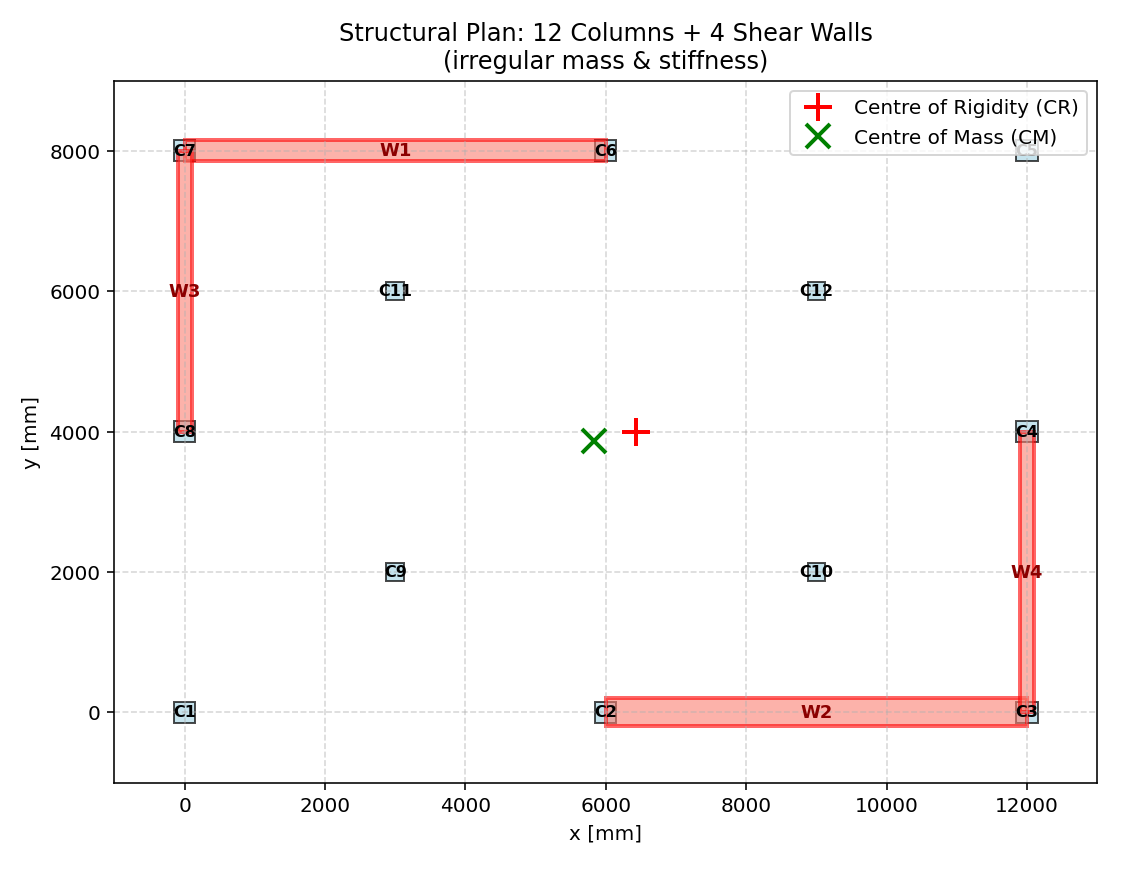

Write Python code to recreate this figure.
def PLAN_IRREGULARITY_MASS_STIFFNESS_ANALYSIS_FUN(storey_height=3000.0):
    """
    Plan irregularity analysis for a one‑storey structure with mass and stiffness
    irregularities, using a stiffness‑transformation analogy.

    The method treats each vertical element (column or shear wall) as a "fibre"
    whose transformed property is its lateral stiffness.  The centre of rigidity
    (elastic centroid) is the stiffness‑weighted centre, and the torsional
    stiffness about that point is the polar moment of the stiffness distribution.

    Input:
        storey_height : height of columns/walls [mm] (default 3000)

    Internal data (12 columns + 4 shear walls):
        Columns:  [x, y, b, h, E, mass]   (b,h = cross‑section dimensions [mm])
        Shear walls: [x, y, length, thickness, E, mass, orientation]
                      orientation = 0 → wall length along x (resists y‑loading)
                      orientation = 1 → wall length along y (resists x‑loading)

    Returns:
        x_CR, y_CR          : centre of rigidity coordinates [mm]
        x_CM, y_CM          : centre of mass coordinates [mm]
        Kx_tot, Ky_tot      : total translational stiffness in x and y [N/mm]
        K_tors              : torsional stiffness about CR [N·mm/rad]
        M_tot               : total mass [kg]

    THIS PYTHON SCRIPT WRITTEN BY SALAR DELAVAR GHASHGHAEI (QASHQAI)
    """
    import numpy as np
    import matplotlib.pyplot as plt
    from matplotlib.patches import Rectangle

    L = storey_height                    # column/wall height [mm]

    # ==================== INPUT DATA ====================
    # 12 columns: [x_cent, y_cent, width b, height h, E, mass]   (mm, N/mm², kg)
    columns = np.array([
        [   0,    0, 300, 300, 25000, 800],   # C1  corner
        [6000,    0, 300, 300, 25000, 1000],  # C2
        [12000,   0, 300, 300, 25000, 1100],  # C3
        [12000,4000, 300, 300, 25000, 900],   # C4
        [12000,8000, 300, 300, 25000, 145],   # C5
        [6000, 8000, 300, 300, 25000, 920],   # C6
        [   0, 8000, 300, 300, 25000, 850],   # C7
        [   0, 4000, 300, 300, 25000, 800],   # C8
        [3000, 2000, 250, 250, 30000,1100],   # C9  interior heavier + stiffer
        [9000, 2000, 250, 250, 30000,1200],   # C10
        [3000, 6000, 250, 250, 30000,1800],   # C11
        [9000, 6000, 250, 250, 30000,1200],   # C12
    ])

    # 4 shear walls: [x_cent, y_cent, length, thickness, E, mass, orientation]
    shear_walls = np.array([
        [3000, 8000, 6000, 300, 28000, 2000, 0],         # W1: along x, resists y
        [9000, 0.0, 6000, 400, 28000, 2000, 0],          # W2: along x, resists y
        [0.0, 6000, 4000.0, 200, 28000, 2000, 1],        # W3: along y, resists x
        [12000.0, 2000.0, 4000.0, 200, 28000, 2000, 1],  # W4: along y, resists x
    ])

    # ==================== STIFFNESS CALCULATION ====================
    # For a fixed‑fixed column/wall: k = 12 E I / L^3

    # Columns
    col_x = columns[:,0]; col_y = columns[:,1]
    col_b = columns[:,2]; col_h = columns[:,3]
    col_E = columns[:,4]; col_mass = columns[:,5]
    Ix_col = (col_b * col_h**3) / 12   # bending about x‑axis -> resists y
    Iy_col = (col_h * col_b**3) / 12   # bending about y‑axis -> resists x
    Kx_col = 12 * col_E * Iy_col / L**3
    Ky_col = 12 * col_E * Ix_col / L**3

    # Shear walls
    wall_x = shear_walls[:,0]; wall_y = shear_walls[:,1]
    wall_L = shear_walls[:,2]; wall_t = shear_walls[:,3]
    wall_E = shear_walls[:,4]; wall_mass = shear_walls[:,5]
    wall_orient = shear_walls[:,6].astype(int)

    Kx_wall = np.zeros(len(shear_walls))
    Ky_wall = np.zeros(len(shear_walls))
    for i in range(len(shear_walls)):
        Lw = wall_L[i]; t = wall_t[i]; Ew = wall_E[i]
        if wall_orient[i] == 0:          # length along x, resists y
            I = (t * Lw**3) / 12
            Ky_wall[i] = 12 * Ew * I / L**3
        else:                            # length along y, resists x
            I = (t * Lw**3) / 12
            Kx_wall[i] = 12 * Ew * I / L**3

    # Combine
    Kx_all = np.concatenate([Kx_col, Kx_wall])
    Ky_all = np.concatenate([Ky_col, Ky_wall])
    x_all  = np.concatenate([col_x, wall_x])
    y_all  = np.concatenate([col_y, wall_y])
    mass_all = np.concatenate([col_mass, wall_mass])

    # ==================== CENTRE OF RIGIDITY (CR) ====================
    Kx_tot = np.sum(Kx_all)
    Ky_tot = np.sum(Ky_all)
    y_CR = np.sum(Kx_all * y_all) / Kx_tot
    x_CR = np.sum(Ky_all * x_all) / Ky_tot

    # Torsional stiffness about CR
    K_tors = np.sum(Kx_all * (y_all - y_CR)**2) + np.sum(Ky_all * (x_all - x_CR)**2)

    # ==================== CENTRE OF MASS (CM) ====================
    M_tot = np.sum(mass_all)
    x_CM = np.sum(mass_all * x_all) / M_tot
    y_CM = np.sum(mass_all * y_all) / M_tot

    e_x = x_CM - x_CR
    e_y = y_CM - y_CR

    # ==================== OUTPUT ====================
    print("\n" + "="*60)
    print("       STRUCTURAL IRREGULARITY ANALYSIS")
    print("       (12 columns + 4 shear walls)")
    print("="*60)
    print(f"Storey height                = {L:.0f} mm")
    print(f"Total mass                   = {M_tot:.1f} kg")
    print(f"Centre of Mass (CM)          = ({x_CM:.1f}, {y_CM:.1f}) mm")
    print(f"Centre of Rigidity (CR)      = ({x_CR:.1f}, {y_CR:.1f}) mm")
    print(f"Eccentricity e_x (CM-CR)     = {e_x:.1f} mm")
    print(f"Eccentricity e_y (CM-CR)     = {e_y:.1f} mm")
    print(f"Total stiffness Kx           = {Kx_tot:.2e} N/mm")
    print(f"Total stiffness Ky           = {Ky_tot:.2e} N/mm")
    print(f"Torsional stiffness K_tors   = {K_tors:.2e} N·mm/rad")
    print(f"Torsional radius (√(Kt/Kx))  = {np.sqrt(K_tors/Kx_tot):.1f} mm  (x‑dir)")
    print(f"Torsional radius (√(Kt/Ky))  = {np.sqrt(K_tors/Ky_tot):.1f} mm  (y‑dir)")
    print("="*60)

    # ==================== PLOT WITH TAGS ====================
    fig, ax = plt.subplots(figsize=(10, 6))

    # Draw columns and tag them C1..C12
    for i in range(len(columns)):
        xc, yc, b, h = columns[i,0], columns[i,1], columns[i,2], columns[i,3]
        rect = Rectangle((xc - b/2, yc - h/2), b, h,
                         edgecolor='black', facecolor='lightblue', alpha=0.7)
        ax.add_patch(rect)
        # Tag column number
        ax.text(xc, yc, f'C{i+1}', ha='center', va='center', fontsize=8,
                fontweight='bold', color='black')

    # Draw shear walls and tag them W1..W4
    for i in range(len(shear_walls)):
        xw, yw, Lw, tw, orient = (shear_walls[i,0], shear_walls[i,1],
                                   shear_walls[i,2], shear_walls[i,3],
                                   int(shear_walls[i,6]))
        if orient == 0:          # length along x
            rect = Rectangle((xw - Lw/2, yw - tw/2), Lw, tw,
                             edgecolor='red', facecolor='salmon', alpha=0.6, linewidth=2)
        else:                    # length along y
            rect = Rectangle((xw - tw/2, yw - Lw/2), tw, Lw,
                             edgecolor='red', facecolor='salmon', alpha=0.6, linewidth=2)
        ax.add_patch(rect)
        # Tag wall number; position slightly above the wall's centroid if the wall is long,
        # else keep centred (font size adjusted for visibility)
        ax.text(xw, yw, f'W{i+1}', ha='center', va='center', fontsize=9,
                fontweight='bold', color='darkred')

    # Mark centroids
    ax.plot(x_CR, y_CR, 'r+', markersize=14, markeredgewidth=2, label='Centre of Rigidity (CR)')
    ax.plot(x_CM, y_CM, 'gx', markersize=12, markeredgewidth=2, label='Centre of Mass (CM)')

    ax.set_aspect('equal')
    ax.set_xlim(-1000, 13000)
    ax.set_ylim(-1000, 9000)
    ax.set_title('Structural Plan: 12 Columns + 4 Shear Walls\n(irregular mass & stiffness)')
    ax.set_xlabel('x [mm]')
    ax.set_ylabel('y [mm]')
    ax.legend()
    ax.grid(True, linestyle='--', alpha=0.5)
    plt.tight_layout()
    plt.show()

    return x_CR, y_CR, x_CM, y_CM, Kx_tot, Ky_tot, K_tors, M_tot


PLAN_IRREGULARITY_MASS_STIFFNESS_ANALYSIS_FUN(storey_height=3000)
